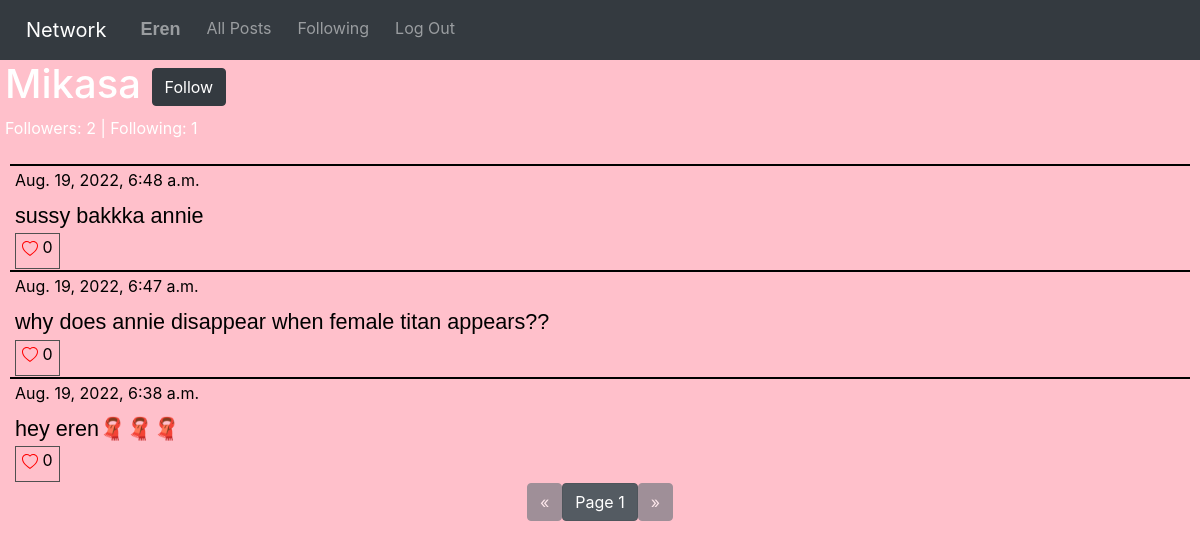
/user/2/page/1 (signed in), run on the app's committed database.
### network/models.py (models this page shows, shortened)
class User(AbstractUser):
    pass

class Posts(models.Model):
    content = models.TextField(blank=False)
    user = models.ForeignKey(User, on_delete=models.CASCADE, related_name="user_posts")
    like = models.IntegerField(default=0)
    time = models.DateTimeField(auto_now_add=True)

### network/views.py (the view, shortened to what this page needs)
# urls.py: path("user/<int:user_id>/page/<int:page_no>", views.view_user, name="user-posts"),
@csrf_exempt
def view_user(request, user_id, page_no):
    usr_ = User.objects.get(pk=user_id)
    posts = usr_.user_posts.all().order_by("-time")
    posts = Paginator(posts, 10).page(page_no)
    liked_posts = liked_list(posts, request.user)
    followers = usr_.follows.first().followers.all()
    f = "Follow"
    if request.user in followers:
        f = "Unfollow"
    followings = usr_.follows.first().followed_users.all()
    return render(request, "network/user.html", {
        "posts": posts,
        "liked_posts": liked_posts,
        "usr": usr_,
        "followers": len(followers),
        "followings": len(followings),
        "btnText": f
    })

### network/views.py (called while the page is built)
def liked_list(posts, user):
    liked_posts = []
    for post in posts:
        for p in post.liked_usr.all():
            for usr in p.liked_users.all():
                if usr == user:
                    liked_posts.append(post.id)
    return liked_posts

### network/templates/network/user.html (shortened to what this page needs)
{% extends "network/layout.html" %}
{% load static %}
{% block body %}
<label id="user-head">
    <h1>{{ usr }}
        {% if request.user.is_authenticated and request.user != usr %}
        <button onclick="follow('{{ usr.id }}');" class="btn btn-dark" id="follow-btn">{{ btnText }}</button>
        {% endif %}
    </h1>
    <p id="follow-data">Followers: {{ followers }} | Following: {{ followings }}</p>
</label>
<div id="all_posts">
    <div id="posts">
        {% for post in posts %}
        <div class="post-item">
            <label class="post-content">
                <label class="time-data">{{ post.time }}</label>
                <br />
                <p class="post-text">{{ post.content }}</p>
                {% if user.is_authenticated %}
                {% if post.id in liked_posts %}
                <div id="like-btn-{{ post.id }}">
                    <button class="like-btn" onclick="like_post('{{ post.id }}');">
                        <svg xmlns="http://www.w3.org/2000/svg" width="16" height="16" fill="red"
                            class="bi bi-heart-fill" viewBox="0 0 16 16">
                            <path fill-rule="evenodd"
                                d="M8 1.314C12.438-3.248 23.534 4.735 8 15-7.534 4.736 3.562-3.248 8 1.314z" />
                        </svg>
                        <label class="bi-heart" id="like-no-{{ post.id }}">{{ post.like }}</label>
                    </button>
                </div>
                {% else %}
                <div id="like-btn-{{ post.id }}">
                    <button class="like-btn" onclick="like_post('{{ post.id }}');">
                        <label class="bi-heart" id="like-no-{{ post.id }}">{{ post.like }}</label>
                    </button>
                </div>
                {% endif %}
                {% endif %}
            </label>
        </div>
        {% endfor %}
    </div>
</div>
<nav aria-label="Page navigation">
    <ul class="pagination justify-content-center">
        {% if posts.has_previous %}
        <li>
            <a href="{% url 'user-posts' usr.id posts.previous_page_number %}">
                <button class="btn btn-secondary"> &laquo; </button>
            </a>
        </li>
        {% else %}
        <li>
            <button class="btn btn-secondary" disabled> &laquo; </button>
        </li>
        {% endif %}
        <li>
            <a href="#">
                <button class="btn btn-secondary active">Page {{ posts.number }}</button>
            </a>
        </li>
        {% if posts.has_next %}
        <li>
            <a href="{% url 'user-posts' usr.id posts.next_page_number %}">
                <button class="btn btn-secondary"> &raquo; </button>
            </a>
        </li>
        {% else %}
        <li>
            <button class="btn btn-secondary" disabled> &raquo; </button>
        </li>
        {% endif %}
    </ul>
</nav>
{% endblock %}

### network/templates/network/layout.html (shortened to what this page needs)
{% load static %}
<!DOCTYPE html>
<html lang="en">
    <head>
        <link rel="stylesheet" href="https://stackpath.bootstrapcdn.com/bootstrap/4.4.1/css/bootstrap.min.css">
        <link href="{% static 'network/styles.css' %}" rel="stylesheet">
    </head>
    <body>
        <nav class="navbar navbar-expand-lg navbar-dark bg-dark" id="bar">
            <a class="navbar-brand" href="#">Network</a>
            <div>
              <ul class="navbar-nav mr-auto">
                {% if user.is_authenticated %}
                    <li class="nav-item">
                        <a class="nav-link post-user" href="{% url 'user-posts' user.id 1 %}"><strong>{{ user.username }}</strong></a>
                    </li>
                {% endif %}
                <li class="nav-item">
                  <a class="nav-link" href="{% url 'index' %}">All Posts</a>
                </li>
                {% if user.is_authenticated %}
                    <li class="nav-item">
                        <a class="nav-link" href="{% url 'following' 1 %}">Following</a>
                    </li>
                    <li class="nav-item">
                        <a class="nav-link" href="{% url 'logout' %}">Log Out</a>
                    </li>
                {% endif %}
              </ul>
            </div>
          </nav>
        <div class="body">
            {% block body %}
            {% endblock %}
        </div>
    </body>
</html>

### network/static/network/styles.css (style rules this page uses)
body { background-color: pink; color: black; }
#bar { color: pink; }
.navbar-nav { display: flex; flex-direction: row; }
.nav-item, .navbar-brand { padding-left: 10px; }
#posts { margin-left: 10px; margin-right: 10px; }
.post-item { border-top: 2px solid black; font-size: large; }
.post-content { color: black; margin-left: 5px; margin-bottom: 1px; }
.time-data { color: black; font-size: medium; margin-top: 1px; }
.like-btn { background-color: transparent; border: 1px solid #505050; font-size: medium; }
.post-text { font-family: 'Lucida Sans', 'Lucida Sans Regular', 'Lucida Grande', 'Lucida Sans Unicode', Geneva, Verdana, sans-serif; font-size: larger; margin-bottom: 1px; }
.post-user { color: blue; font-family: sans-serif; text-transform: capitalize; font-size: large; margin-bottom: 1px; }
#user-head { text-transform: capitalize; margin-left: 5px; color: white; }
#follow-data { font-size: medium; }

### data on the page
User: username "Eren"
User: username "Mikasa"
Posts: time "Aug. 19, 2022, 6:48 a.m.", content "sussy bakkka annie", like "0"
Posts: time "Aug. 19, 2022, 6:47 a.m.", content "why does annie disappear when female titan appears??", like "0"
Posts: time "Aug. 19, 2022, 6:38 a.m.", content "hey eren🧣🧣🧣", like "0"

### other printed values
{{ btnText }} "Follow"
{{ followers }} "2"
{{ followings }} "1"
{{ posts.number }} "1"
